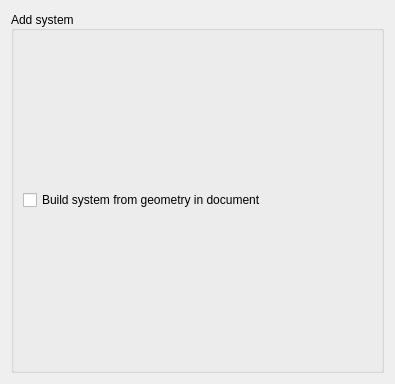
<?xml version="1.0" encoding="UTF-8"?>
<ui version="4.0">
 <class>TaskPanel</class>
 <widget class="QWidget" name="TaskPanel">
  <property name="geometry">
   <rect>
    <x>0</x>
    <y>0</y>
    <width>395</width>
    <height>384</height>
   </rect>
  </property>
  <property name="sizePolicy">
   <sizepolicy hsizetype="Preferred" vsizetype="Preferred">
    <horstretch>0</horstretch>
    <verstretch>1</verstretch>
   </sizepolicy>
  </property>
  <property name="minimumSize">
   <size>
    <width>0</width>
    <height>384</height>
   </size>
  </property>
  <property name="windowTitle">
   <string/>
  </property>
  <layout class="QGridLayout" name="gridLayout">
   <item row="0" column="0">
    <layout class="QVBoxLayout" name="verticalLayout">
     <property name="sizeConstraint">
      <enum>QLayout::SetMinimumSize</enum>
     </property>
     <item>
      <widget class="QGroupBox" name="groupBox">
       <property name="sizePolicy">
        <sizepolicy hsizetype="Preferred" vsizetype="Minimum">
         <horstretch>0</horstretch>
         <verstretch>1</verstretch>
        </sizepolicy>
       </property>
       <property name="minimumSize">
        <size>
         <width>0</width>
         <height>128</height>
        </size>
       </property>
       <property name="title">
        <string>Add system</string>
       </property>
       <property name="alignment">
        <set>Qt::AlignLeading|Qt::AlignLeft|Qt::AlignVCenter</set>
       </property>
       <property name="flat">
        <bool>false</bool>
       </property>
       <layout class="QVBoxLayout" name="verticalLayout_2">
        <property name="sizeConstraint">
         <enum>QLayout::SetDefaultConstraint</enum>
        </property>
        <item>
         <widget class="QCheckBox" name="buildSystem">
          <property name="text">
           <string>Build system from geometry in document</string>
          </property>
          <property name="checked">
           <bool>false</bool>
          </property>
         </widget>
        </item>
       </layout>
      </widget>
     </item>
    </layout>
   </item>
  </layout>
 </widget>
 <resources/>
 <connections/>
</ui>
